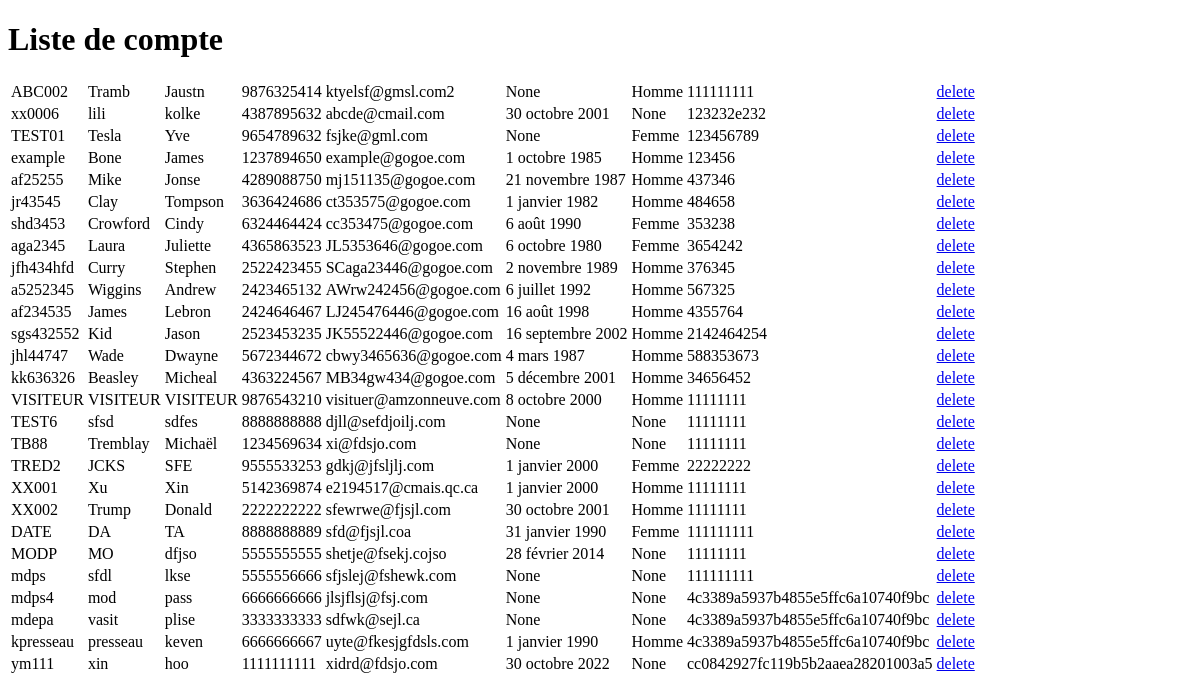
The app's page /compte/liste/, older data.
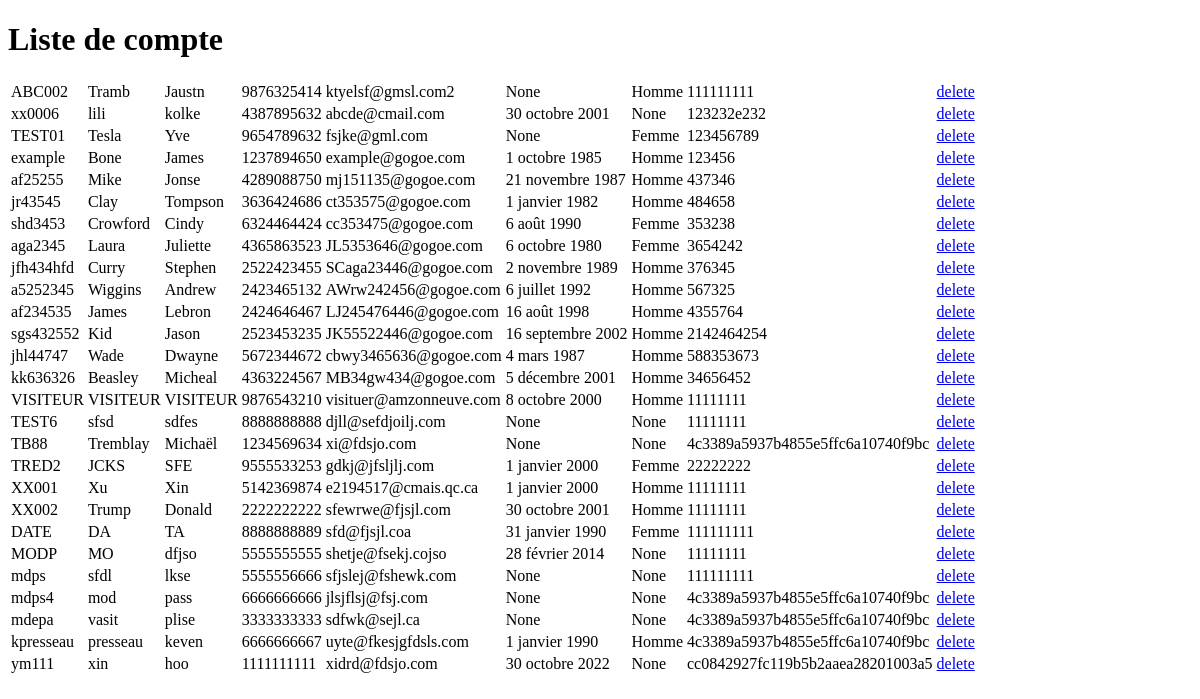
The same page, newer data.
### gestion_vente/models.py (models this page shows, shortened)
class CompteUser(models.Model):
    nomCompte = models.CharField(verbose_name='Nom Compte',max_length=20, unique=True)
    nom = models.CharField(verbose_name='Nom',  max_length=20)
    prenom = models.CharField(verbose_name='Prenom', max_length=20)
    telephone = models.CharField(verbose_name='Telephone', max_length=20)
    courriel = models.EmailField(verbose_name='courriel')
    motDePasse = models.CharField(verbose_name='Mot de passe',  max_length=64)
    dateNaissance = models.DateField(verbose_name='Date de naissance', null=True, blank=True)
    gender_choices = (
        (1, 'Homme'),
        (2, 'Femme'),
    )
    gender = models.SmallIntegerField(verbose_name='Sexe', choices=gender_choices,null=True, blank=True)

### gestion_vente/views.py (the view)
# urls.py: path("compte/liste/", views.compte_liste, name="compte_liste"),
def compte_liste(request):
    liste1 = models.CompteUser.objects.all()
    return render(request, "compte_liste.html", {"liste1":liste1})

### gestion_vente/templates/compte_liste.html (shortened to what this page needs)
<!DOCTYPE html>
<html lang="en">
<head>
</head>
<body>
    <h1>Liste de compte</h1>
    <div>
        <table>
            {% for user in liste1 %}
            <tr>
                <td>{{ user.nomCompte }}</td>
                <td>{{ user.nom }}</td>
                <td>{{ user.prenom }}</td>
                <td>{{ user.telephone }} </td>
                <td>{{ user.courriel }}</td>
                <td>{{ user.dateNaissance }}</td>
                <td>{{ user.get_gender_display }}</td>
                <td>{{ user.motDePasse }}</td>
                <td><a href="/compte/{{ user.id }}/delete">delete</a></td>
            </tr>
            {% endfor %}
        </table>
    </div>
</body>
</html>

Row changes from the older to the newer data that the page shows:
changed CompteUser "TB88": motDePasse "11111111" → "4c3389a5937b4855e5ffc6a10740f9bc"
